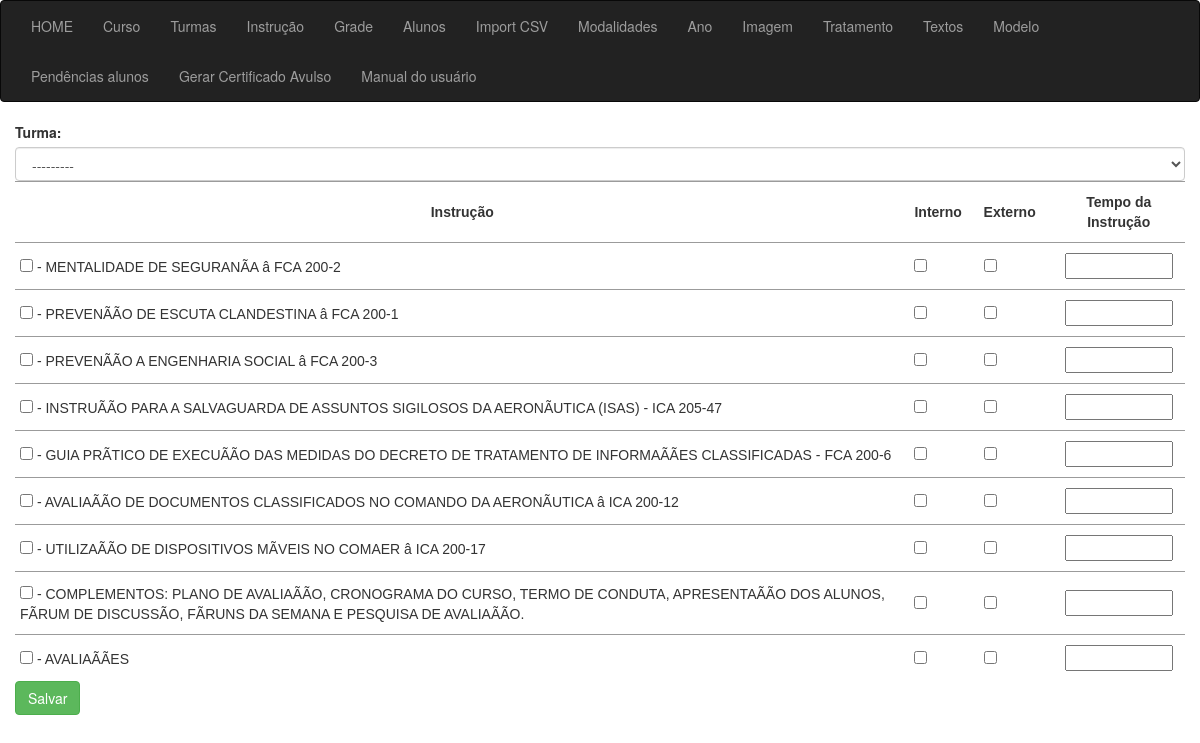
The app's page /sgc/grade_nova with its own data.
### app_cert/models.py (models this page shows, shortened)
class Instrucao(models.Model):
    id = models.AutoField(primary_key=True)
    instrucao_sigla = models.CharField(max_length=255, verbose_name="Instrução")
    instrucao_descricao = models.CharField(max_length=255, verbose_name="Instrução da Instrução")

### app_cert/views/views_grade.py (the view)
# urls.py: path('grade_nova', grade_nova, name="grade_nova"),
def grade_nova(request):
    if request.method == 'POST':
        print(request.POST)
        post_p = request.POST
        print(f'posto da pagina: {post_p}')
        form = GradeTurmaForm(request.POST)
        if form.is_valid():
            form.save()
            return redirect('grade_lista')  # Redirecione para a lista após criar
    else:
        form = GradeTurmaForm()
        dataset = {
            'instrucoes': Instrucao.objects.values('id', 'instrucao_descricao'),
            'in_ex': In_Ex.objects.values('id', 'in_ex'),
            'form': form
        }
    return render(request, 'grade/criar.html', dataset)

### app_cert/forms.py
class GradeTurmaForm(forms.ModelForm):
    class Meta:
        model = GradeTurma
        fields = ['fk_turma']  # Inclua os campos desejados aqui
        widgets = {
            'fk_turma': forms.Select(attrs={
                'class': 'form-control',
            }),
        }

### app_cert/models.py (called while the page is built)
    def __str__(self):
        return str(self.turma)

### app_cert/templates/grade/criar.html (shortened to what this page needs)
{% extends 'sgc_base.html' %}
{% block content %}
<div class="container">
    <div class="row">
            <form method="post">
                <label for="id_fk_turma">Turma:</label>
                {{ form.fk_turma }}
                <table style="border-collapse:collapse;border-spacing:0" class="tg">
                    <thead>
                      <tr>
                        <th style="border-top: 1px solid #9b9b9b; border-bottom: none; border-left: none; border-right: none; font-family:Arial, sans-serif; font-size:14px; font-weight:bold; overflow:hidden; padding:10px 5px; text-align:center; vertical-align:middle; word-break:normal">Instrução</th>
                        <th style="border-top: 1px solid #9b9b9b; border-bottom: none; border-left: none; border-right: none; font-family:Arial, sans-serif; font-size:14px; font-weight:bold; overflow:hidden; padding:10px 5px; text-align:center; vertical-align:middle; word-break:normal">Interno&nbsp;&nbsp;&nbsp;</th>
                        <th style="border-top: 1px solid #9b9b9b; border-bottom: none; border-left: none; border-right: none; font-family:Arial, sans-serif; font-size:14px; font-weight:bold; overflow:hidden; padding:10px 5px; text-align:center; vertical-align:middle; word-break:normal">Externo&nbsp;&nbsp;&nbsp;</th>
                        <th style="border-top: 1px solid #9b9b9b; border-bottom: none; border-left: none; border-right: none; font-family:Arial, sans-serif; font-size:14px; font-weight:bold; overflow:hidden; padding:10px 5px; text-align:center; vertical-align:middle; word-break:normal">Tempo da Instrução</th>
                      </tr>
                    </thead>
                    <tbody>
                        {% for instrucao in instrucoes %}
                      <tr>
                        <td style="border-top: 1px solid #9b9b9b; border-bottom: none; border-left: none; border-right: none; font-family:Arial, sans-serif; font-size:14px; overflow:hidden; padding:10px 5px; text-align:left; vertical-align:middle; word-break:normal">
                            <input type="checkbox" id="{{ instrucao.id }}" name="inst_{{ instrucao.id }}" value="{{ instrucao.id }}"> - {{ instrucao.instrucao_descricao }}</td>
                        <td style="border-top: 1px solid #9b9b9b; border-bottom: none; border-left: none; border-right: none; font-family:Arial, sans-serif; font-size:14px; overflow:hidden; padding:10px 5px; text-align:left; vertical-align:middle; word-break:normal">
                            <input type="checkbox" id="{{ instrucao.id }}" name="int_{{ instrucao.id }}" value="1">
                        </td>
                        <td style="border-top: 1px solid #9b9b9b; border-bottom: none; border-left: none; border-right: none; font-family:Arial, sans-serif; font-size:14px; overflow:hidden; padding:10px 5px; text-align:left; vertical-align:middle; word-break:normal">
                            <input type="checkbox" id="{{ instrucao.id }}" name="ext_{{ instrucao.id }}" value="1">
                        </td>
                        <td style="border-top: 1px solid #9b9b9b; border-bottom: none; border-left: none; border-right: none; font-family:Arial, sans-serif; font-size:14px; overflow:hidden; padding:10px 5px; text-align:center; vertical-align:middle; word-break:normal">
                            <input type="text" id="{{ instrucao.id }}" name="tempo_{{ instrucao.id }}" minlength="1" maxlength="8" size="10" />
                      </tr>
                      {% endfor %}
                    </tbody>
                  </table>
                <input type="submit" class="btn btn-success" value="Salvar">
            </form>
</div>
</div>
{% endblock %}

### records on screen
Instrucao: instrucao_descricao "MENTALIDADE DE SEGURANÃA â FCA 200-2"
Instrucao: instrucao_descricao "PREVENÃÃO DE ESCUTA CLANDESTINA â FCA 200-1"
Instrucao: instrucao_descricao "PREVENÃÃO A ENGENHARIA SOCIAL â FCA 200-3"
Instrucao: instrucao_descricao "INSTRUÃÃO PARA A SALVAGUARDA DE ASSUNTOS SIGILOSOS DA AERONÃUTICA (ISAS) - ICA 205-47"
Instrucao: instrucao_descricao "GUIA PRÃTICO DE EXECUÃÃO DAS MEDIDAS DO DECRETO DE TRATAMENTO DE INFORMAÃÃES CLASSIFICADAS - FCA 200-6"
Instrucao: instrucao_descricao "AVALIAÃÃO DE DOCUMENTOS CLASSIFICADOS NO COMANDO DA AERONÃUTICA â ICA 200-12"
Instrucao: instrucao_descricao "UTILIZAÃÃO DE DISPOSITIVOS MÃVEIS NO COMAER â ICA 200-17"
Instrucao: instrucao_descricao "COMPLEMENTOS: PLANO DE AVALIAÃÃO, CRONOGRAMA DO CURSO, TERMO DE CONDUTA, APRESENTAÃÃO DOS ALUNOS, FÃRUM DE DISCUSSÃO, FÃRUNS DA SEMANA E PESQUISA DE AVALIAÃÃO."
Instrucao: instrucao_descricao "AVALIAÃÃES"
